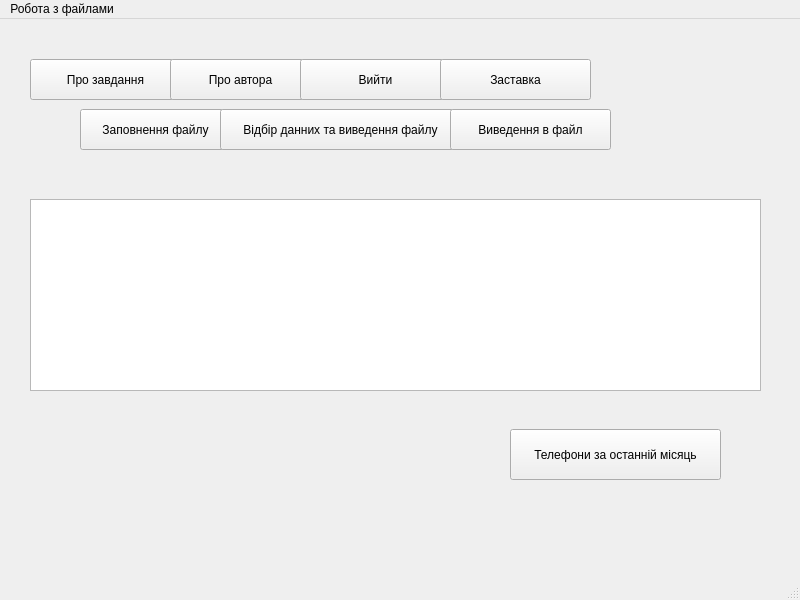
<?xml version="1.0" encoding="UTF-8"?>
<ui version="4.0">
 <class>MainWindow</class>
 <widget class="QMainWindow" name="MainWindow">
  <property name="geometry">
   <rect>
    <x>0</x>
    <y>0</y>
    <width>800</width>
    <height>600</height>
   </rect>
  </property>
  <property name="windowTitle">
   <string>MainWindow</string>
  </property>
  <widget class="QWidget" name="centralwidget">
   <widget class="QStackedWidget" name="stackedWidget">
    <property name="geometry">
     <rect>
      <x>20</x>
      <y>150</y>
      <width>741</width>
      <height>321</height>
     </rect>
    </property>
    <property name="currentIndex">
     <number>1</number>
    </property>
    <widget class="QWidget" name="page">
     <widget class="QLineEdit" name="lineEdit_2">
      <property name="geometry">
       <rect>
        <x>60</x>
        <y>120</y>
        <width>261</width>
        <height>51</height>
       </rect>
      </property>
     </widget>
     <widget class="QLineEdit" name="lineEdit">
      <property name="geometry">
       <rect>
        <x>60</x>
        <y>40</y>
        <width>261</width>
        <height>51</height>
       </rect>
      </property>
     </widget>
     <widget class="QPushButton" name="pushButton_5">
      <property name="geometry">
       <rect>
        <x>540</x>
        <y>270</y>
        <width>181</width>
        <height>51</height>
       </rect>
      </property>
      <property name="font">
       <font>
        <pointsize>17</pointsize>
       </font>
      </property>
      <property name="text">
       <string>Додати</string>
      </property>
     </widget>
     <widget class="QLineEdit" name="lineEdit_3">
      <property name="geometry">
       <rect>
        <x>60</x>
        <y>200</y>
        <width>261</width>
        <height>51</height>
       </rect>
      </property>
     </widget>
     <widget class="QLineEdit" name="lineEdit_4">
      <property name="geometry">
       <rect>
        <x>380</x>
        <y>40</y>
        <width>261</width>
        <height>51</height>
       </rect>
      </property>
     </widget>
     <widget class="QLineEdit" name="lineEdit_5">
      <property name="geometry">
       <rect>
        <x>380</x>
        <y>120</y>
        <width>261</width>
        <height>51</height>
       </rect>
      </property>
     </widget>
     <widget class="QLineEdit" name="lineEdit_6">
      <property name="geometry">
       <rect>
        <x>380</x>
        <y>200</y>
        <width>261</width>
        <height>51</height>
       </rect>
      </property>
     </widget>
     <widget class="QLabel" name="label_3">
      <property name="geometry">
       <rect>
        <x>140</x>
        <y>0</y>
        <width>81</width>
        <height>31</height>
       </rect>
      </property>
      <property name="font">
       <font>
        <pointsize>15</pointsize>
       </font>
      </property>
      <property name="text">
       <string>Компанія</string>
      </property>
     </widget>
     <widget class="QLabel" name="label_4">
      <property name="geometry">
       <rect>
        <x>150</x>
        <y>90</y>
        <width>81</width>
        <height>31</height>
       </rect>
      </property>
      <property name="font">
       <font>
        <pointsize>15</pointsize>
       </font>
      </property>
      <property name="text">
       <string>Модель</string>
      </property>
     </widget>
     <widget class="QLabel" name="label_5">
      <property name="geometry">
       <rect>
        <x>150</x>
        <y>170</y>
        <width>91</width>
        <height>31</height>
       </rect>
      </property>
      <property name="font">
       <font>
        <pointsize>15</pointsize>
       </font>
      </property>
      <property name="text">
       <string>Діагональ</string>
      </property>
     </widget>
     <widget class="QLabel" name="label_6">
      <property name="geometry">
       <rect>
        <x>480</x>
        <y>0</y>
        <width>61</width>
        <height>31</height>
       </rect>
      </property>
      <property name="font">
       <font>
        <pointsize>15</pointsize>
       </font>
      </property>
      <property name="text">
       <string>Ціна</string>
      </property>
     </widget>
     <widget class="QLabel" name="label_7">
      <property name="geometry">
       <rect>
        <x>480</x>
        <y>90</y>
        <width>91</width>
        <height>31</height>
       </rect>
      </property>
      <property name="font">
       <font>
        <pointsize>15</pointsize>
       </font>
      </property>
      <property name="text">
       <string>Дата</string>
      </property>
     </widget>
     <widget class="QLabel" name="label_8">
      <property name="geometry">
       <rect>
        <x>490</x>
        <y>170</y>
        <width>91</width>
        <height>31</height>
       </rect>
      </property>
      <property name="font">
       <font>
        <pointsize>15</pointsize>
       </font>
      </property>
      <property name="text">
       <string>2SIM</string>
      </property>
     </widget>
    </widget>
    <widget class="QWidget" name="page_3">
     <widget class="QPushButton" name="pushButton_8">
      <property name="geometry">
       <rect>
        <x>490</x>
        <y>260</y>
        <width>211</width>
        <height>51</height>
       </rect>
      </property>
      <property name="text">
       <string>Телефони за останній місяць</string>
      </property>
     </widget>
     <widget class="QTableView" name="tableView_3">
      <property name="geometry">
       <rect>
        <x>10</x>
        <y>30</y>
        <width>731</width>
        <height>192</height>
       </rect>
      </property>
     </widget>
    </widget>
    <widget class="QWidget" name="page_2">
     <widget class="QPushButton" name="pushButton_3">
      <property name="geometry">
       <rect>
        <x>10</x>
        <y>30</y>
        <width>311</width>
        <height>61</height>
       </rect>
      </property>
      <property name="text">
       <string>Телефони Samsung з двома SIM-картами</string>
      </property>
     </widget>
     <widget class="QTableView" name="tableView_2">
      <property name="geometry">
       <rect>
        <x>10</x>
        <y>120</y>
        <width>731</width>
        <height>192</height>
       </rect>
      </property>
     </widget>
     <widget class="QPushButton" name="pushButton_2">
      <property name="geometry">
       <rect>
        <x>510</x>
        <y>30</y>
        <width>241</width>
        <height>61</height>
       </rect>
      </property>
      <property name="text">
       <string>Сортувати за ціною</string>
      </property>
     </widget>
     <widget class="QPushButton" name="pushButton">
      <property name="geometry">
       <rect>
        <x>310</x>
        <y>30</y>
        <width>211</width>
        <height>61</height>
       </rect>
      </property>
      <property name="text">
       <string>Завантажити з файла</string>
      </property>
     </widget>
    </widget>
   </widget>
   <widget class="QPushButton" name="pushButton_4">
    <property name="geometry">
     <rect>
      <x>80</x>
      <y>90</y>
      <width>151</width>
      <height>41</height>
     </rect>
    </property>
    <property name="text">
     <string>Заповнення файлу</string>
    </property>
   </widget>
   <widget class="QPushButton" name="pushButton_6">
    <property name="geometry">
     <rect>
      <x>220</x>
      <y>90</y>
      <width>241</width>
      <height>41</height>
     </rect>
    </property>
    <property name="text">
     <string>Відбір данних та виведення файлу</string>
    </property>
   </widget>
   <widget class="QPushButton" name="pushButton_7">
    <property name="geometry">
     <rect>
      <x>450</x>
      <y>90</y>
      <width>161</width>
      <height>41</height>
     </rect>
    </property>
    <property name="text">
     <string>Виведення в файл</string>
    </property>
   </widget>
   <widget class="QPushButton" name="pushButton_9">
    <property name="geometry">
     <rect>
      <x>30</x>
      <y>40</y>
      <width>151</width>
      <height>41</height>
     </rect>
    </property>
    <property name="text">
     <string>Про завдання</string>
    </property>
   </widget>
   <widget class="QPushButton" name="pushButton_10">
    <property name="geometry">
     <rect>
      <x>170</x>
      <y>40</y>
      <width>141</width>
      <height>41</height>
     </rect>
    </property>
    <property name="text">
     <string>Про автора</string>
    </property>
   </widget>
   <widget class="QPushButton" name="pushButton_11">
    <property name="geometry">
     <rect>
      <x>300</x>
      <y>40</y>
      <width>151</width>
      <height>41</height>
     </rect>
    </property>
    <property name="text">
     <string>Вийти</string>
    </property>
   </widget>
   <widget class="QPushButton" name="pushButton_12">
    <property name="geometry">
     <rect>
      <x>440</x>
      <y>40</y>
      <width>151</width>
      <height>41</height>
     </rect>
    </property>
    <property name="text">
     <string>Заставка</string>
    </property>
   </widget>
  </widget>
  <widget class="QStatusBar" name="statusbar"/>
  <widget class="QMenuBar" name="menubar">
   <property name="geometry">
    <rect>
     <x>0</x>
     <y>0</y>
     <width>800</width>
     <height>22</height>
    </rect>
   </property>
   <widget class="QMenu" name="menu">
    <property name="title">
     <string>Робота з файлами</string>
    </property>
    <addaction name="action"/>
    <addaction name="action_2"/>
    <addaction name="action_3"/>
   </widget>
   <addaction name="menu"/>
  </widget>
  <action name="action">
   <property name="text">
    <string>довідка про файл</string>
   </property>
  </action>
  <action name="action_2">
   <property name="text">
    <string>копіювання файлу</string>
   </property>
  </action>
  <action name="action_3">
   <property name="text">
    <string>очистити</string>
   </property>
  </action>
  <action name="action_4">
   <property name="text">
    <string>Про завдання</string>
   </property>
  </action>
  <action name="action_5">
   <property name="text">
    <string>Про автора</string>
   </property>
  </action>
  <action name="action_6">
   <property name="text">
    <string>Вийти</string>
   </property>
  </action>
 </widget>
 <resources/>
 <connections/>
</ui>
